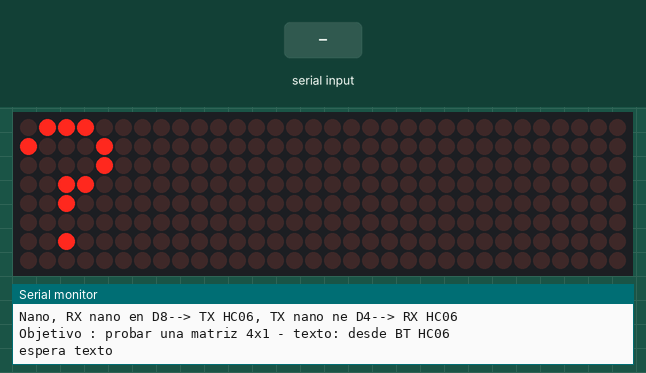
A sketch run on a simulated Arduino Nano, built with avr-gcc and run on an emulated ATmega328P. On the bench: 32×8 LED matrix, the last lines printed to the serial monitor. Inputs (shaded band) come from the test bench.

Above: at 0.9 s.
1.0 s: "1" received over the second serial link
At 1.4 s:
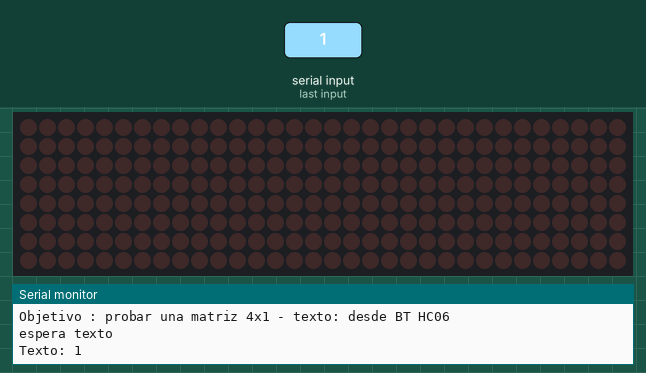
At 2.8 s:
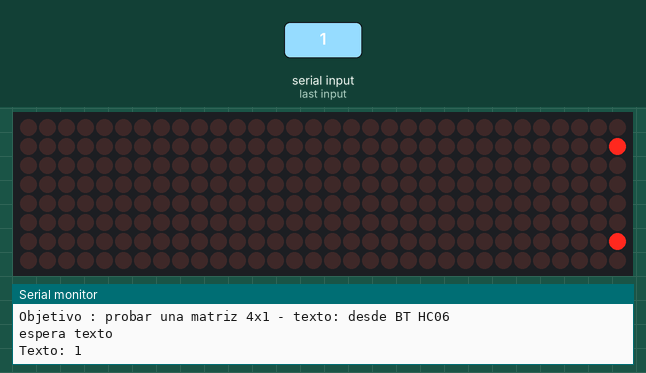
Timing chart, 0 to 4.3 s (numbered marks = the images above; inputs shaded):
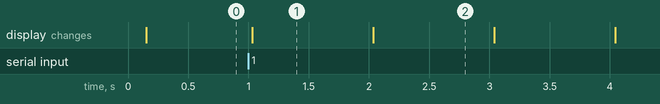

The sketch:

a17w423_nano_lmatrix4x1_hc06.ino
```cpp
/* TOPIC : MATRIZ LED MAX 7219
 *  MCU : NANO ELEGOO
 *  DIA : 19-OCT 2017
 *  oBJETIVO :
 *
 */

#include <SPI.h>
#include <Adafruit_GFX.h>
#include <Max72xxPanel.h>
#include <SoftwareSerial.h>

#define DEBUG
#ifdef DEBUG
 #define DEBUG_PRINT(x)     Serial.print (x)
 #define DEBUG_PRINTDEC(x)     Serial.print (x, DEC)
 #define DEBUG_PRINTLN(x)  Serial.println (x)
 #define NODEBUG_SERIALEND
#else
 #define DEBUG_PRINT(x)
 #define DEBUG_PRINTDEC(x)
 #define DEBUG_PRINTLN(x)
 #define NODEBUG_SERIALEND         Serial.end()
#endif

/*
 Conector ICSP
               -------
MISO - ICSP-1  |*   *|   ICSP-2  - +5 volt
SCK  - ICSP-3  |*   *|   ICSP-4  - MOSI
RESET- ICSP-5  |*   *|   ICSP-6  - GND
               -------
 */
int pinCS = 7; // Attach CS to this pin, DIN to MOSI-ICSP4 and CLK to SCK ICSP3 (cf http://arduino.cc/en/Reference/SPI )
int numberOfHorizontalDisplays = 4;
int numberOfVerticalDisplays = 1;

Max72xxPanel matrix = Max72xxPanel(pinCS, numberOfHorizontalDisplays, numberOfVerticalDisplays);

SoftwareSerial BT1(8,4); // RX nano en D8--> TX HC06, TX nano ne D4--> RX HC06recorder que se cruzan


String tape = " "; // inicializacion
int wait = 1000; // In milliseconds

int spacer = 1;
int width = 5 + spacer; // The font width is 5 pixels

void setup() {
  Serial.begin (9600);
  BT1.begin(9600);
  Serial.print("Skecht :");
  Serial.print(__FILE__);
  Serial.print("\t");
  Serial.println("SPI x conector ICSP, cd => D7 - Rotacion 3 - DEBUG");
  Serial.println("Nano, RX nano en D8--> TX HC06, TX nano ne D4--> RX HC06");
  Serial.println("Objetivo : probar una matriz 4x1 - texto: desde BT HC06");
 // NODEBUG_SERIALEND; // sI NO ESTOY EN DEBUG CIERRO EL PUERTO SERIA JUSTO DESPUES DE ESCRIBIR EL SKETCH

// Inicializa matriz led
matrix.setIntensity(7); // Use a value between 0 and 15 for brightness

// Adjust to your own needs
matrix.setPosition(0, 3, 0); // The first display is at <0, 0>
matrix.setPosition(1, 2, 0); // The second display is at <1, 0>
matrix.setPosition(2, 1, 0); // The third display is at <2, 0>
matrix.setPosition(3, 0, 0); // And the last display is at <3, 0>
//  ...
matrix.setRotation(0, 3);    // The first display is position 90 counter clock
matrix.setRotation(1, 3);
matrix.setRotation(2, 3);
matrix.setRotation(3, 3);   // The same hold for the last display
matrix.fillScreen(LOW);
matrix.drawChar(0, 0, '?', HIGH, LOW, 1);
matrix.write(); // Send bitmap to display limpia matriz led
// Fin inicializacion matriz led

/*
 * depurar mucho
 * 1 longitud del texto
 * 2 que el BT este conectado
 */
DEBUG_PRINTLN("espera texto");
 while (!BT1.available())delay(5);
 tape = GetLine();
 DEBUG_PRINT("Texto: ");
 DEBUG_PRINTLN(tape);

}

String GetLine()
{   String S = "" ;
    char c = -1;
                while (BT1.available()>0 )            //Hasta que NO QUEDEN CARACTERES
                  {     c = BT1.read();
                        S = S + c ;
                        delay(25);
                  }
                return(S);
}

void loop()
{
  for ( int i = 0 ; i < width * tape.length() + matrix.width() - 1 - spacer; i++ )
  {
    matrix.fillScreen(LOW);

    int letter = i / width;
    int x = (matrix.width() - 1) - i % width;
    int y = (matrix.height() - 8) / 2; // center the text vertically

    // Write all letters: letter, letter-1 , etc each in x , x-witdth, etc
    while ( x + width - spacer >= 0 && letter >= 0 )
    {
      if ( letter < tape.length() )
      {
        matrix.drawChar(x, y, tape[letter], HIGH, LOW, 1);
      }

      letter--;
      x -= width;
    }

    matrix.write(); // Send bitmap to display

    //
      delay(wait);
   }
}
```

Measured:
- after the input at 1.0 s, the display: changes at once (image 1)
- what the display in image 1 shows lasts 1.0 s, from 1.0 s to 2.0 s
